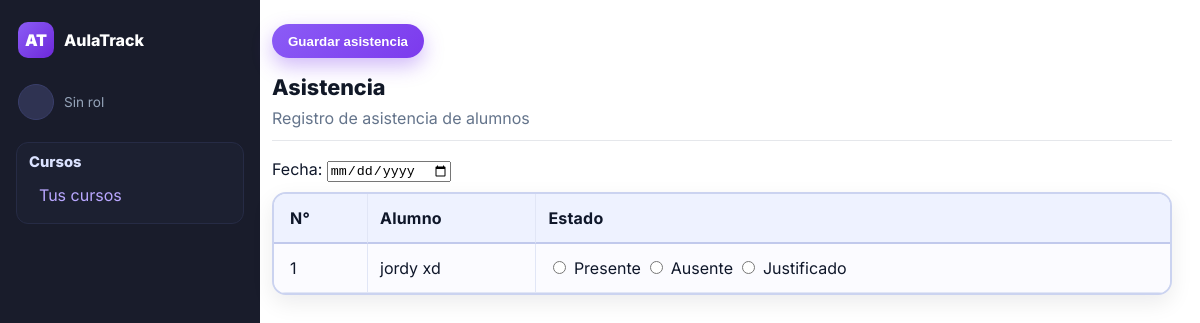
/asistencia/16/, run on an earlier commit of the app's database.
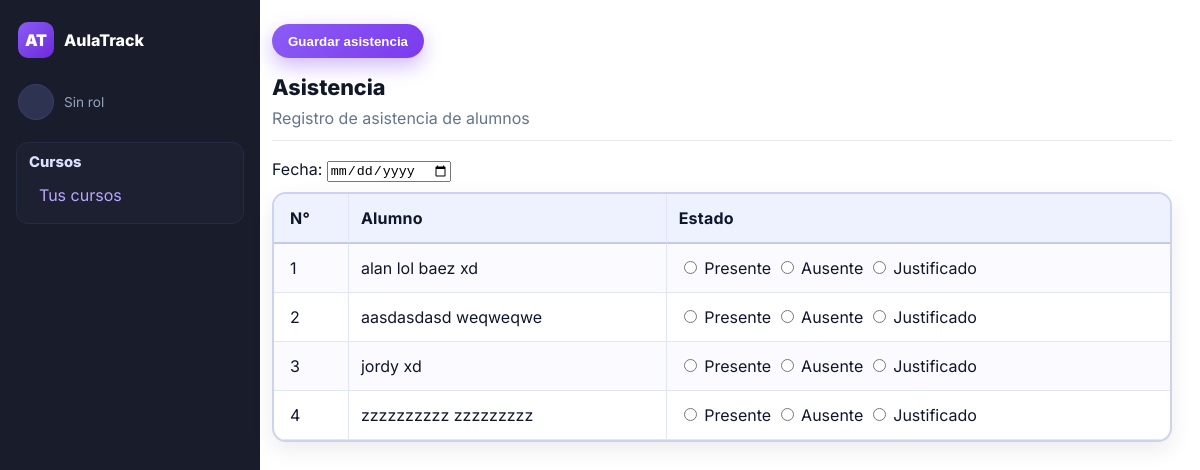
And on a later commit of the database.
### usuarios/models.py (models this page shows, shortened)
class Alumno(models.Model):
    rut = models.CharField(
        max_length=12,
        unique=True,
        validators=[rut_validator],
        help_text="Formato: 12.345.678-9 o 12345678-9"
    )
    nombres = models.CharField(max_length=100)
    apellidos = models.CharField(max_length=100)
    fecha_nacimiento = models.DateField()
    contacto_emergencia = models.CharField(
        max_length=15,
        validators=[telefono_validator],
        help_text="Formato: +569XXXXXXXX"
    )
    curso = models.ForeignKey("Curso", on_delete=models.SET_NULL, null=True, blank=True)
    class Meta:
        ordering = ['apellidos', 'nombres']

### usuarios/views.py (the view, shortened to what this page needs)
# urls.py: path('asistencia/<int:curso_id>/', views.asistencia, name='asistencia'),
def asistencia(request, curso_id):
    curso = get_object_or_404(Curso, id=curso_id)
    alumnos = Alumno.objects.filter(curso=curso).order_by('apellidos', 'nombres')
    fecha_filtrada = request.GET.get('fecha')
    if fecha_filtrada:
        asistencias = Asistencia.objects.filter(curso=curso, fecha=fecha_filtrada)
    else:
        asistencias = Asistencia.objects.filter(curso=curso, fecha=date.today())
    estados = {a.alumno.id: a.estado for a in asistencias}
    return render(request, 'asistencia.html', {
        'curso': curso,
        'alumnos': alumnos,
        'estados': estados,
        'today': date.today(),
    })

### usuarios/templatetags/custom_tags.py (called while the page is built)
@register.filter
def get_item(dictionary, key):
    return dictionary.get(key)

### usuarios/templates/asistencia.html (shortened to what this page needs)
{% extends "base.html" %}
{% load static %}
{% load custom_tags %}
{% block extra_css %}
<link rel="stylesheet" href="{% static 'css/asistencia.css' %}">
{% endblock %}
{% block topbar %}
<button form="form-asistencia" class="topCta" type="submit">Guardar asistencia</button>
{% endblock %}
{% block content %}
<h2 class="sectionTitle">Asistencia</h2>
<p class="hint">Registro de asistencia de alumnos</p>
<div class="divider"></div>
<form method="POST" id="form-asistencia">
  <label for="fecha">Fecha:</label>
  <input type="date" id="fecha" name="fecha" value="{{ request.GET.fecha|default:today }}">
  <table>
    <thead>
      <tr>
        <th>N°</th>
        <th>Alumno</th>
        <th>Estado</th>
      </tr>
    </thead>
    <tbody>
      {% for alumno in alumnos %}
      <tr>
        <td>{{ forloop.counter }}</td>
        <td>{{ alumno.nombres }} {{ alumno.apellidos }}</td>
        <td>
          <div>
  <label>
    <input type="radio" name="estado_{{ alumno.id }}" value="presente"
           {% if estados|get_item:alumno.id == "presente" %}checked{% endif %}>
    Presente
  </label>
  <label>
    <input type="radio" name="estado_{{ alumno.id }}" value="ausente"
           {% if estados|get_item:alumno.id == "ausente" %}checked{% endif %}>
    Ausente
  </label>
  <label>
    <input type="radio" name="estado_{{ alumno.id }}" value="justificado"
           {% if estados|get_item:alumno.id == "justificado" %}checked{% endif %}>
    Justificado
  </label>
</div>
        </td>
      </tr>
      {% empty %}
      <tr>
        <td colspan="3">No hay alumnos registrados</td>
      </tr>
      {% endfor %}
    </tbody>
  </table>
</form>
{% endblock %}

### usuarios/templates/base.html (shortened to what this page needs)
{% load static %}
<!DOCTYPE html>
<html lang="es">
  <head>
    <link rel="stylesheet" href="{% static 'css/base.css' %}">
    {% block extra_css %}{% endblock %}
  </head>
  <body>
    <main class="app">
      <aside class="sidebar" aria-label="Barra lateral">
        <div class="sidebar-top">
          <div class="brand">
            <div class="logo" aria-hidden="true">AT</div>
            <div class="name">AulaTrack</div>
          </div>
          <div class="profile" aria-label="Perfil usuario">
            <div class="avatar" aria-hidden="true">
            </div>
            <div>
              <div class="rol">{{ user.perfil.role|title|default:"Sin rol" }}</div>
            </div>
          </div>
          <nav aria-label="Menú principal" class="menu">
            <div class="nav-section">
              <h4>Cursos</h4>
              <ul>
                <li><a href="{% url 'home' %}">Tus cursos</a></li>
              </ul>
            </div>
          </nav>
        </div>
      </aside>
      <section class="main">
        <header class="topbar">
          {% block topbar %}{% endblock %}
        </header>
        <div class="content">
          {% block content %}{% endblock %}
        </div>
      </section>
    </main>
  </body>
</html>

### usuarios/static/css/base.css (style rules this page uses)
:root { --brand-300:#c084fc; --brand-400:#b072ff; --brand-500:#a855f7; --brand-600:#8b5cf6; --brand-700:#7c3aed; --brand-800:#6d28d9; --bg-900:#141725; --bg-800:#191c2b; --bg-700:#1f2333; --panel:#23273a; --panel-2:#2b3050; --txt-100:#f3f4f6; --txt-200:#e5e7eb; --txt-400:#cbd5e1; --txt-600:#94a3b8; --success:#22c55e; --warning:#f59e0b; --danger:#ef4444; --ring: rgba(168,85,247,.45); --shadow: 0 10px 30px rgba(0,0,0,.35); --radius: 14px; }
* { box-sizing:border-box }
html,body { height:100% }
body { margin:0; font-family: Inter, system-ui, -apple-system, Segoe UI, Roboto, Helvetica, Arial, sans-serif; color:var(--txt-200); background:var(--bg-900); }
a { color:var(--brand-400);text-decoration:none }
h1,h2,h3 { margin:0 0 .5rem;color:#fff }
p { margin:.25rem 0;color:var(--txt-400) }
.sectionTitle { font-size:1.35rem;font-weight:800;color:#fff }
.hint { color:var(--txt-600) }
.divider { height:1px;background:#2a2d45;margin:12px 0 18px }
.app { display:grid; grid-template-columns:260px 1fr; min-height:100vh; }
.main { background:var(--bg-700); padding:24px 28px 28px 12px; }
.content { max-width:none;width:100%;margin:0 }
.topbar { display:flex;align-items:center;gap:12px;margin-bottom:16px }
.sidebar { background:var(--bg-800); color:var(--txt-200); width:260px; height:100vh; display:flex; flex-direction:column; padding:18px 16px; }
.sidebar-top { display:flex; flex-direction:column; gap:16px; flex:1; }
.brand { display:flex;align-items:center;gap:10px; font-weight:800;color:#fff;margin:4px 2px 4px; }
.brand .logo { width:36px;height:36px;display:grid;place-items:center;border-radius:10px; background:linear-gradient(135deg,var(--brand-600),var(--brand-800)); color:#fff;font-weight:900; }
.profile { display:flex;gap:10px;align-items:center; margin:6px 2px 2px; }
.profile .avatar { width:36px;height:36px;border-radius:999px;display:grid;place-items:center; background:#2f3352;color:#fff;font-weight:900;border:1px solid #3a3f6b; }
.profile .rol { color:var(--txt-600);font-size:.85rem }
.menu { margin-top:4px }
.nav-section { background:#1c2031; border:1px solid #262b45; border-radius:12px; padding:10px 12px; }
.nav-section h4 { margin:0 0 6px; color:#dbe2ff; font-weight:800; font-size:.92rem; }
.nav-section ul { list-style:none; margin:0; padding:0; display:grid; gap:4px; }
.nav-section a { display:block; padding:8px 10px; border-radius:10px; color:#b9a7ff; }
.topCta,.cta,.btn { display:inline-flex;align-items:center;justify-content:center; gap:.5rem;padding:.6rem 1rem;border-radius:999px;border:0;cursor:pointer;font-weight:700; transition:transform .05s ease, box-shadow .2s ease, background .2s ease; }
.topCta,.btn-primary { color:#fff;background:linear-gradient(135deg,var(--brand-600),var(--brand-700)); box-shadow:0 8px 20px rgba(124,58,237,.35); }
table { width:100%;border-collapse:collapse;border-radius:12px;overflow:hidden;background:transparent }
thead th { background:linear-gradient(135deg, #2a2f4b, #252946); color:#fff;text-align:left;padding:.85rem;border-bottom:1px solid #32365a;font-weight:700 }
tbody td { padding:.8rem;border-bottom:1px solid #2a2e4a;color:var(--txt-200) }

### usuarios/static/css/asistencia.css (style rules this page uses)
.main { background:#ffffff; color:#0f172a; }
.main h1, .main h2, .main h3 { color:#111827; }
.main .sectionTitle { color:#111827; }
.main .hint { color:#64748b; }
.main .divider { background:#e5e7eb; }
.main table { width:100%; border-collapse:separate; border-spacing:0; background:#ffffff; border:2px solid #cbd3f0; border-radius:14px; overflow:hidden; box-shadow:0 8px 22px rgba(2,6,23,.08); margin-top:10px; }
.main thead th { position:sticky; top:0; z-index:2; background:#eef2ff; color:#0f172a; text-align:left; padding:14px 12px; border-bottom:2px solid #c1c9ec; font-weight:700; letter-spacing:.2px; }
.main tbody td { padding:14px 12px; border-bottom:1.5px solid #e1e6f6; color:#0f172a; }
.main thead th + th, .main tbody td + td { border-left:1px solid #e1e6f6; }
.main tbody tr:nth-child(odd) { background:#fbfbff; }
.main tbody td:first-child, .main thead th:first-child { padding-left:16px; }
.main tbody td:last-child, .main thead th:last-child { padding-right:16px; }

What changed in the data, as far as the page shows it:
added Alumno: nombres "alan lol", apellidos "baez xd", id "☐ Presente", id "☐ Ausente", id "☐ Justificado"
added Alumno: nombres "aasdasdasd", apellidos "weqweqwe", id "☐ Presente", id "☐ Ausente", id "☐ Justificado"
added Alumno: nombres "zzzzzzzzzz", apellidos "zzzzzzzzz", id "☐ Presente", id "☐ Ausente", id "☐ Justificado"
